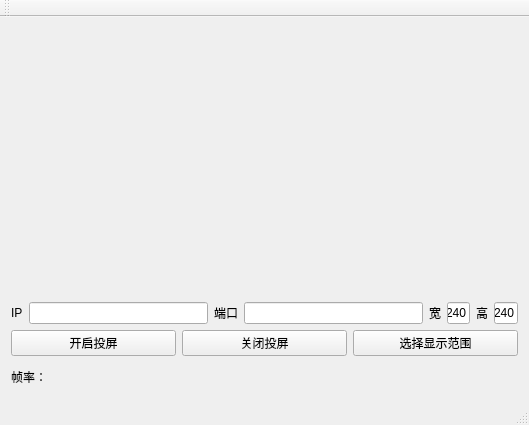
<?xml version="1.0" encoding="UTF-8"?>
<ui version="4.0">
 <class>MainWindow</class>
 <widget class="QMainWindow" name="MainWindow">
  <property name="geometry">
   <rect>
    <x>0</x>
    <y>0</y>
    <width>529</width>
    <height>425</height>
   </rect>
  </property>
  <property name="windowTitle">
   <string>投屏 by 最强路痴</string>
  </property>
  <widget class="QWidget" name="centralWidget">
   <layout class="QHBoxLayout" name="horizontalLayout_2">
    <item>
     <layout class="QVBoxLayout" name="verticalLayout">
      <item>
       <widget class="QLabel" name="screenshotLabel">
        <property name="minimumSize">
         <size>
          <width>280</width>
          <height>171</height>
         </size>
        </property>
        <property name="text">
         <string/>
        </property>
       </widget>
      </item>
      <item>
       <layout class="QHBoxLayout" name="horizontalLayout" stretch="0,2,0,2,1">
        <item>
         <widget class="QLabel" name="hostLabel">
          <property name="text">
           <string>IP</string>
          </property>
         </widget>
        </item>
        <item>
         <widget class="QLineEdit" name="hostLineEdit"/>
        </item>
        <item>
         <widget class="QLabel" name="portLabel">
          <property name="text">
           <string>端口</string>
          </property>
         </widget>
        </item>
        <item>
         <widget class="QLineEdit" name="portLineEdit"/>
        </item>
        <item>
         <layout class="QHBoxLayout" name="horizontalLayout_4">
          <item>
           <widget class="QLabel" name="label_2">
            <property name="text">
             <string>宽</string>
            </property>
           </widget>
          </item>
          <item>
           <widget class="QLineEdit" name="img_w_lineEdit">
            <property name="text">
             <string>240</string>
            </property>
           </widget>
          </item>
          <item>
           <widget class="QLabel" name="label">
            <property name="text">
             <string>高</string>
            </property>
           </widget>
          </item>
          <item>
           <widget class="QLineEdit" name="img_h_lineEdit">
            <property name="text">
             <string>240</string>
            </property>
           </widget>
          </item>
         </layout>
        </item>
       </layout>
      </item>
      <item>
       <layout class="QHBoxLayout" name="horizontalLayout_3">
        <item>
         <widget class="QPushButton" name="connectBtn">
          <property name="text">
           <string>开启投屏</string>
          </property>
         </widget>
        </item>
        <item>
         <widget class="QPushButton" name="disconnectBtn">
          <property name="text">
           <string>关闭投屏</string>
          </property>
         </widget>
        </item>
        <item>
         <widget class="QPushButton" name="selectregionBtn">
          <property name="text">
           <string>选择显示范围</string>
          </property>
         </widget>
        </item>
       </layout>
      </item>
      <item>
       <widget class="QLabel" name="fps_Label">
        <property name="maximumSize">
         <size>
          <width>16777215</width>
          <height>30</height>
         </size>
        </property>
        <property name="text">
         <string>帧率：</string>
        </property>
       </widget>
      </item>
     </layout>
    </item>
   </layout>
  </widget>
  <widget class="QMenuBar" name="menuBar">
   <property name="geometry">
    <rect>
     <x>0</x>
     <y>0</y>
     <width>529</width>
     <height>26</height>
    </rect>
   </property>
  </widget>
  <widget class="QToolBar" name="mainToolBar">
   <attribute name="toolBarArea">
    <enum>TopToolBarArea</enum>
   </attribute>
   <attribute name="toolBarBreak">
    <bool>false</bool>
   </attribute>
  </widget>
  <widget class="QStatusBar" name="statusBar"/>
 </widget>
 <layoutdefault spacing="6" margin="11"/>
 <resources/>
 <connections/>
</ui>
